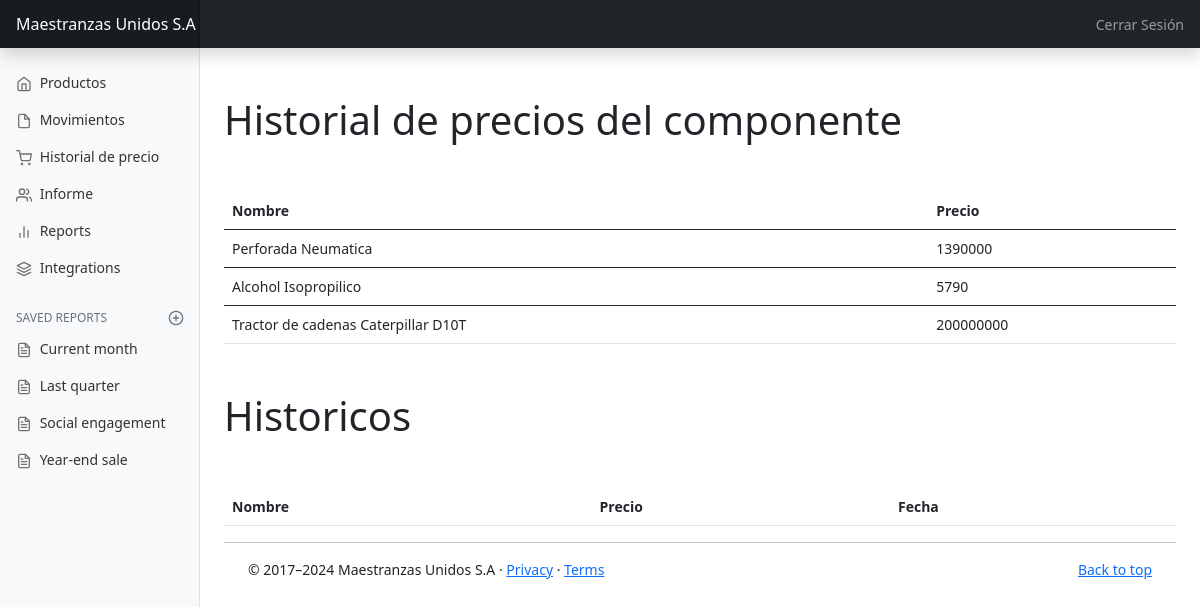
Before: /historial/ with the older database file.
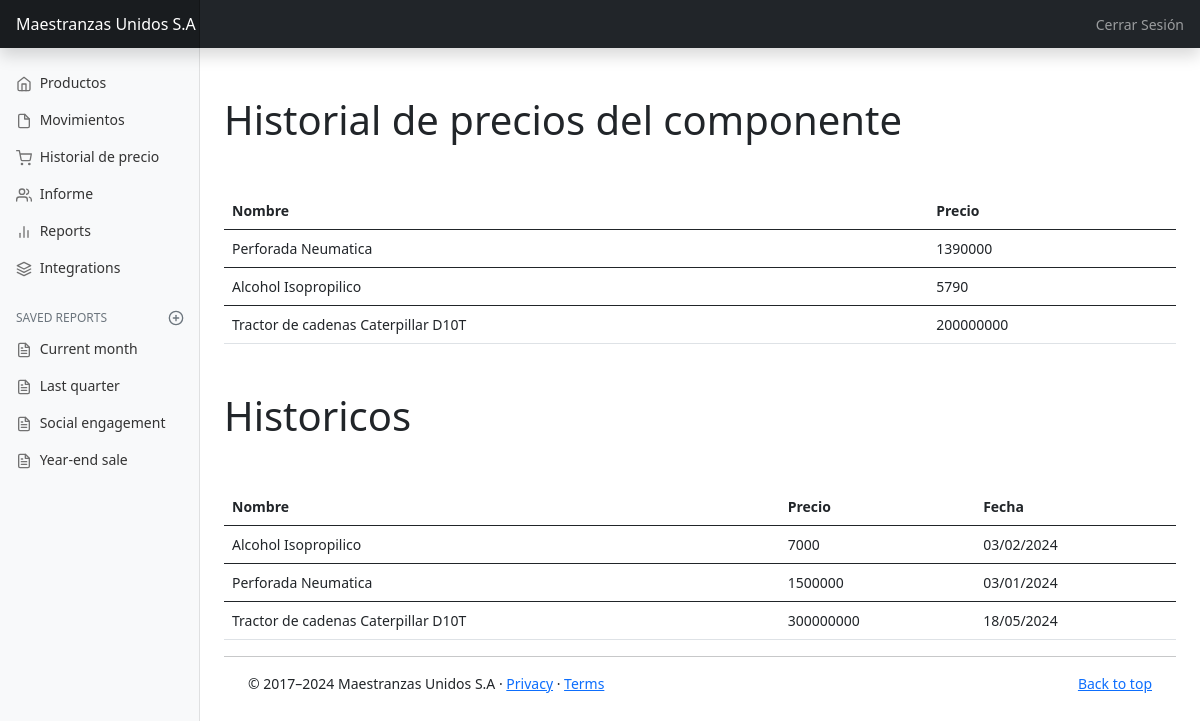
After: the same page with the newer database file.
### inventarioweb/models.py (models this page shows, shortened)
class Producto(models.Model):
    id = models.AutoField(primary_key=True)
    nombre = models.CharField(max_length=100)
    precio = models.IntegerField()
    descripcion =models.CharField(max_length=200)
    tipo_producto = models.CharField(max_length=100)
    imagen = models.ImageField(upload_to='imagenes/', default='imagenes/default.png')
    stock = models.IntegerField(default=0)
    class Meta:
        db_table = 'inventarioweb_producto'

class HistorialPrecio(models.Model):
    id = models.AutoField(primary_key=True)
    nombre = models.CharField(max_length=100, default='')
    precio = models.IntegerField(default=0)
    fecha = models.CharField(max_length=10, default='')
    class Meta:
        db_table = 'inventarioweb_HistorialPrecio'

### inventarioweb/views.py (the view)
# urls.py: path('historial/', views.historial, name="historial"),
def historial(request):
    products = Producto.objects.all()
    precio = HistorialPrecio.objects.all()
    return render(request, 'historial.html', {'products': products, 'precios': precio} )

### inventarioweb/templates/historial.html
{% extends 'dashboard.html' %}
{%block content%}
<h1 class="mt-5">Historial de precios del componente</h1>
<table class="table mt-5">
  <thead>
    <tr>
      <th scope="col">Nombre</th>
      <th scope="col">Precio</th>
    </tr>
  </thead>
  {% for product in products %}
  <tbody>
    <tr>
      <td>{{ product.nombre }}</td>
      <td>{{ product.precio }}</td>
    </tr>
    {% endfor %}
  </tbody>
</table>
<h1 class="mt-5">Historicos</h1>
<table class="table mt-5">
  <thead>
    <tr>
      <th scope="col">Nombre</th>
      <th scope="col">Precio</th>
      <th scope="col">Fecha</th>
    </tr>
  </thead>
  {% for precio in precios %}
  <tbody>
    <tr>
      <td>{{ precio.nombre }}</td>
      <td>{{ precio.precio }}</td>
      <td>{{ precio.fecha }}</td>
    </tr>
    {% endfor %}
  </tbody>
</table>
{%endblock%}

### inventarioweb/templates/dashboard.html (shortened to what this page needs)
<!doctype html>
<html lang="en">
  <head>
    {%load static%}
    <link href="{%static 'css/bootstrap.min.css' %}" rel="stylesheet">
    <link href="{%static 'css/dashboard.css' %}" rel="stylesheet">
  </head>
  <body>
<header class="navbar navbar-dark sticky-top bg-dark flex-md-nowrap p-0 shadow">
  <a class="navbar-brand col-md-3 col-lg-2 me-0 px-3" href="#">Maestranzas Unidos S.A</a>
  <div class="navbar-nav">
    <div class="nav-item text-nowrap">
      <a class="nav-link px-3" href="{% url 'home' %}">Cerrar Sesión</a>
    </div>
  </div>
</header>
<div class="container-fluid">
  <div class="row">
    <nav id="sidebarMenu" class="col-md-3 col-lg-2 d-md-block bg-light sidebar collapse">
      <div class="position-sticky pt-3">
        <ul class="nav flex-column">
          <li class="nav-item">
            <a class="nav-link" aria-current="page" href="{% url 'productos'%}">
              <span data-feather="home"></span>
              Productos
            </a>
          </li>
          <li class="nav-item">
            <a class="nav-link" aria-current="page" href="{% url 'movimientos'%}">
              <span data-feather="file"></span>
              Movimientos
            </a>
          </li>
          <li class="nav-item">
            <a class="nav-link" aria-current="page" href="{% url 'historial'%}">
              <span data-feather="shopping-cart"></span>
              Historial de precio
            </a>
          </li>
          <li class="nav-item">
            <a class="nav-link" aria-current="page" href="{% url 'informe'%}">
              <span data-feather="users"></span>
              Informe
            </a>
          </li>
          <li class="nav-item">
            <a class="nav-link" href="#">
              <span data-feather="bar-chart-2"></span>
              Reports
            </a>
          </li>
          <li class="nav-item">
            <a class="nav-link" href="#">
              <span data-feather="layers"></span>
              Integrations
            </a>
          </li>
        </ul>
        <h6 class="sidebar-heading d-flex justify-content-between align-items-center px-3 mt-4 mb-1 text-muted">
          <span>Saved reports</span>
          <a class="link-secondary" href="#" aria-label="Add a new report">
            <span data-feather="plus-circle"></span>
          </a>
        </h6>
        <ul class="nav flex-column mb-2">
          <li class="nav-item">
            <a class="nav-link" href="#">
              <span data-feather="file-text"></span>
              Current month
            </a>
          </li>
          <li class="nav-item">
            <a class="nav-link" href="#">
              <span data-feather="file-text"></span>
              Last quarter
            </a>
          </li>
          <li class="nav-item">
            <a class="nav-link" href="#">
              <span data-feather="file-text"></span>
              Social engagement
            </a>
          </li>
          <li class="nav-item">
            <a class="nav-link" href="#">
              <span data-feather="file-text"></span>
              Year-end sale
            </a>
          </li>
        </ul>
      </div>
    </nav>
    <main class="col-md-9 ms-sm-auto col-lg-10 px-md-4">
      {%block content%}
      {%endblock%}
      <hr>
      <footer class="container">
        <p class="float-end"><a href="#">Back to top</a></p>
        <p>&copy; 2017–2024 Maestranzas Unidos S.A &middot; <a href="#">Privacy</a> &middot; <a href="#">Terms</a></p>
      </footer>
    </main>
  </div>
</div>
  </body>
</html>

### inventarioweb/static/css/dashboard.css (style rules this page uses)
body { font-size: .875rem; }
.feather { width: 16px; height: 16px; vertical-align: text-bottom; }
.sidebar { position: fixed; top: 0; bottom: 0; left: 0; z-index: 100; padding: 48px 0 0; box-shadow: inset -1px 0 0 rgba(0, 0, 0, .1); }
.sidebar .nav-link { font-weight: 500; color: #333; }
.sidebar .nav-link .feather { margin-right: 4px; color: #727272; }
.sidebar-heading { font-size: .75rem; text-transform: uppercase; }
.navbar-brand { padding-top: .75rem; padding-bottom: .75rem; font-size: 1rem; background-color: rgba(0, 0, 0, .25); box-shadow: inset -1px 0 0 rgba(0, 0, 0, .25); }

Changed rows visible on the page:
added HistorialPrecio: nombre "Alcohol Isopropilico", precio "7000", fecha "03/02/2024"
added HistorialPrecio: nombre "Perforada Neumatica", precio "1500000", fecha "03/01/2024"
added HistorialPrecio: nombre "Tractor de cadenas Caterpillar D10T", precio "300000000", fecha "18/05/2024"
